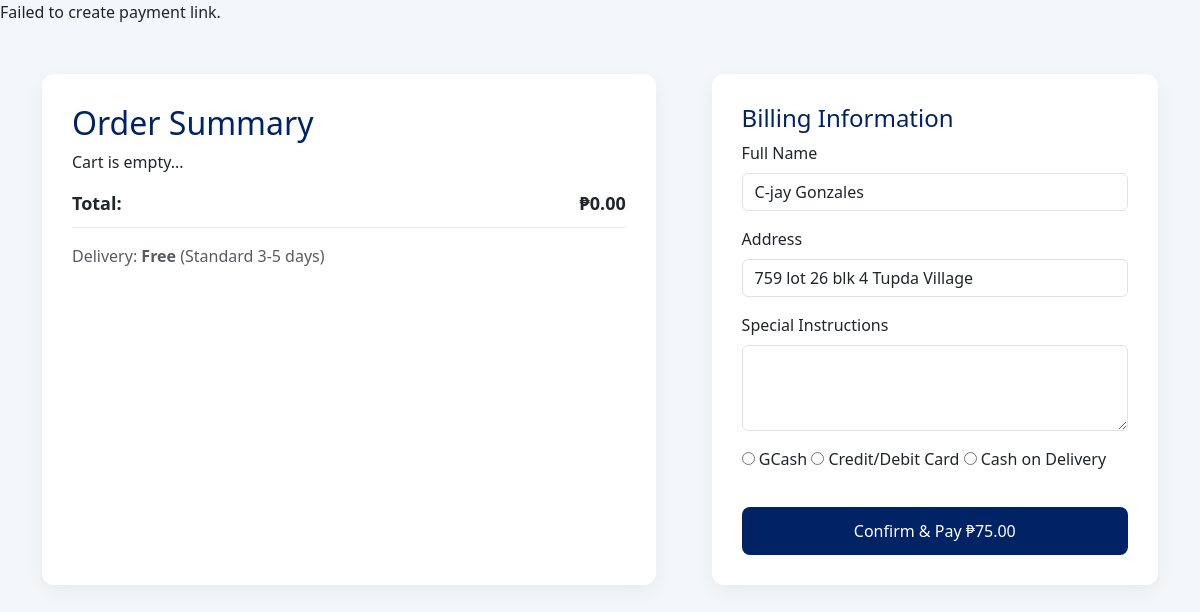
The page /test-files/cart-ver1.php (signed in) on the database as committed earlier.
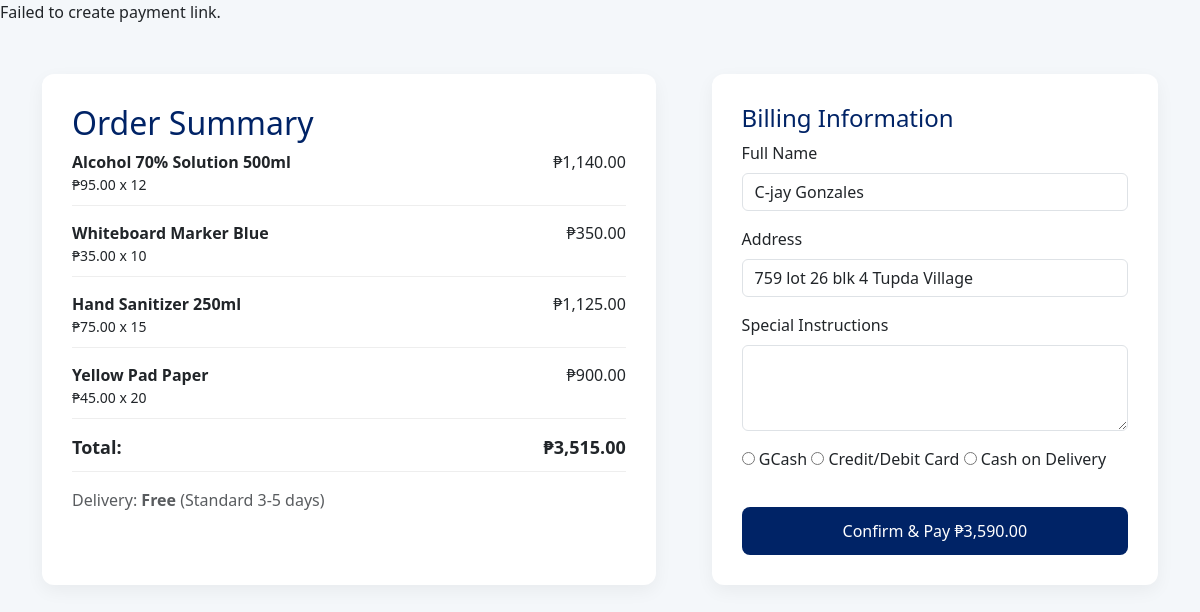
The same page on the database as committed later.
### tables this page shows
CREATE TABLE `users` (
  `user_id` int(11) NOT NULL,
  `username` varchar(50) DEFAULT NULL,
  `email` varchar(100) NOT NULL,
  `password` varchar(255) DEFAULT NULL,
  `first_name` varchar(50) NOT NULL,
  `middle_name` varchar(50) NOT NULL,
  `last_name` varchar(50) NOT NULL,
  `gender` varchar(20) NOT NULL DEFAULT 'Prefer not to say',
  `date_of_birth` date DEFAULT NULL,
  `is_verified` tinyint(1) NOT NULL DEFAULT 0,
  `contact_number` varchar(15) NOT NULL,
  `address` text NOT NULL,
  `created_at` datetime NOT NULL DEFAULT current_timestamp(),
  `updated_at` timestamp NOT NULL DEFAULT current_timestamp() ON UPDATE current_timestamp(),
  `isActive` tinyint(1) NOT NULL,
  `verification_token` varchar(64) NOT NULL,
  `token_created_at` datetime NOT NULL DEFAULT current_timestamp(),
  `profile_image` varchar(255) DEFAULT NULL,
  `province_id` int(11) DEFAULT NULL,
  `city_id` int(11) DEFAULT NULL,
  `barangay_id` int(11) DEFAULT NULL
);

CREATE TABLE `shopping_cart` (
  `cart_id` int(11) NOT NULL,
  `user_id` int(11) NOT NULL,
  `product_id` int(11) NOT NULL,
  `quantity` int(10) UNSIGNED NOT NULL DEFAULT 1,
  `added_at` timestamp NOT NULL DEFAULT current_timestamp()
);

CREATE TABLE `products` (
  `product_id` int(11) NOT NULL,
  `category_id` int(11) NOT NULL,
  `product_name` varchar(150) NOT NULL,
  `product_code` varchar(50) DEFAULT NULL,
  `description` text DEFAULT NULL,
  `price` decimal(10,2) NOT NULL,
  `stock_quantity` int(11) UNSIGNED NOT NULL,
  `min_stock_level` int(11) UNSIGNED DEFAULT 0,
  `product_image` varchar(255) DEFAULT NULL,
  `is_featured` tinyint(1) DEFAULT 0,
  `is_top_order` tinyint(1) DEFAULT 0,
  `isActive` tinyint(1) DEFAULT 1,
  `created_at` datetime DEFAULT current_timestamp(),
  `updated_at` timestamp NOT NULL DEFAULT current_timestamp() ON UPDATE current_timestamp()
);

### auth/auth.php (called while the page is built, shortened)
<?php
      $pdo = connect();
      $stmt = $pdo->prepare("SELECT * FROM users WHERE user_id = :id LIMIT 1");
      $stmt->execute([':id' => $_SESSION['user_id']]);
      $user = $stmt->fetch(PDO::FETCH_ASSOC);
?>

### test-files/cart-ver1.php (the view, shortened to what this page needs)
<?php
require_once __DIR__ .'/../auth/auth.php';
$pdo = connect();
$user_id = $user['user_id'];
try {
    $pdo->beginTransaction();
      $getCart = "SELECT
                        c.cart_id,
                        c.product_id,
                        u.user_id AS user_id,
                        p.product_name,
                        p.price,
                        c.quantity,
                        (p.price * c.quantity) AS subtotal,
                        c.added_at
                    FROM shopping_cart c
                    JOIN users u ON c.user_id = u.user_id
                    JOIN products p ON c.product_id = p.product_id
                    WHERE c.user_id = ?";
        $stmt = $pdo->prepare($getCart);
        $stmt->execute([$user_id]);
        $cartItems = $stmt->fetchAll(PDO::FETCH_ASSOC);
        $total_amount = 0;
        foreach ($cartItems as $item) {
          $total_amount+= $item['subtotal'];
        }
        $shipping_fee = 75.00;
        $final_amount = $total_amount+$shipping_fee;
      $pdo->commit();
} catch (Exception $e) {
    $pdo->rollBack();
    echo "Transaction Failed: Database Error-> " . $e->getMessage();
}
?>
<!DOCTYPE html>
<html lang="en">
<head>
    <link href="../bootstrap-5.3.8-dist/css/bootstrap.css" rel="stylesheet">
    <link href="../ui/homepage.css" rel="stylesheet"/>
</head>
<body>
<div class="container checkout-container">
    <div class="order-summary">
        <h2>Order Summary</h2>
        <?php $grandTotal = 0; ?>
        <?php foreach ($cartItems as $item): ?>
            <?php $grandTotal += $item['subtotal']; ?>
            <div class="summary-item">
                <div>
                    <strong><?= htmlspecialchars($item['product_name']) ?></strong><br>
                    <small>₱<?= number_format($item['price'], 2) ?> x <?= $item['quantity'] ?></small>
                </div>
                <div>
                    ₱<?= number_format($item['subtotal'], 2) ?>
                </div>
            </div>
        <?php endforeach; ?>
        <?php if (!$cartItems): ?>
          <p>Cart is empty...</p>
        <?php endif; ?>
        <div class="summary-item total">
            <span>Total:</span>
            <span>₱<?= number_format($grandTotal, 2) ?></span>
        </div>
        <p class="mt-3 text-muted">Delivery: <strong>Free</strong> (Standard 3-5 days)</p>
    </div>
    <div class="billing-info">
        <h4>Billing Information</h4>
        <form action="process-payment.php" method="POST">
            <div class="mb-3">
                <label for="fullname" class="form-label">Full Name</label>
                <input type="text" class="form-control" id="fullname" name="fullname" value="<?= htmlspecialchars($user['first_name'].' '.$user['last_name']); ?>" readonly>
            </div>
            <div class="mb-3">
                <label for="address" class="form-label">Address</label>
                <input type="text" class="form-control" id="address" name="address" value="<?= htmlspecialchars($user['address']); ?>" readonly>
            </div>
            <div class="mb-3">
                <label for="instructions" class="form-label">Special Instructions</label>
                <textarea class="form-control" id="instructions" name="instructions" rows="3" required></textarea>
            </div>
            <div class="mb-3">
                <form class="" action="paymongo.php" method="post">
                <label><input type="radio" name="payment_method" value="GCash" required> GCash</label>
                <label><input type="radio" name="payment_method" value="Card"> Credit/Debit Card</label>
                <label><input type="radio" name="payment_method" value="COD"> Cash on Delivery</label>
              </form>
            </div>
            <button type="submit" class="btn-pay">Confirm & Pay ₱<?= number_format($final_amount, 2) ?></button>
        </form>
    </div>
</div>
</body>
</html>

### assets/css/homepage.css (style rules this page uses)
* { margin: 0; padding: 0; box-sizing: border-box; }
body { background-color: #E8E8E8; }

### test-files/cart-ver1.php (style rules this page uses)
body { background-color: #f4f7fa; font-family: 'Segoe UI', sans-serif; }
h2, h4 { color: #002366; }
.checkout-container { display: flex; justify-content: space-between; gap: 30px; margin-top: 50px; }
.order-summary, .billing-info { background: #fff; padding: 30px; border-radius: 12px; box-shadow: 0 6px 18px rgba(0,0,0,0.05); }
.order-summary { flex: 0 0 55%; }
.billing-info { flex: 0 0 40%; }
.summary-item { display: flex; justify-content: space-between; margin-bottom: 15px; border-bottom: 1px solid #eee; padding-bottom: 10px; }
.total { font-weight: bold; font-size: 18px; }
.btn-pay { background-color: #002366; color: white; font-weight: 500; padding: 12px; border: none; width: 100%; border-radius: 8px; margin-top: 20px; }

Rows that differ between the two databases and show on the page:
added shopping_cart: product.product_name "Alcohol 70% Solution 500ml", product.price "95.00", quantity "12", subtotal "1,140.00"
added shopping_cart: product.product_name "Whiteboard Marker Blue", product.price "35.00", quantity "10", subtotal "350.00"
added shopping_cart: product.product_name "Hand Sanitizer 250ml", product.price "75.00", quantity "15", subtotal "1,125.00"
added shopping_cart: product.product_name "Yellow Pad Paper", product.price "45.00", quantity "20", subtotal "900.00"
Other text that changed with them:
$grandTotal: "0.00" → "3,515.00"
$final_amount: "75.00" → "3,590.00"
text no longer shown: "Cart is empty..."
